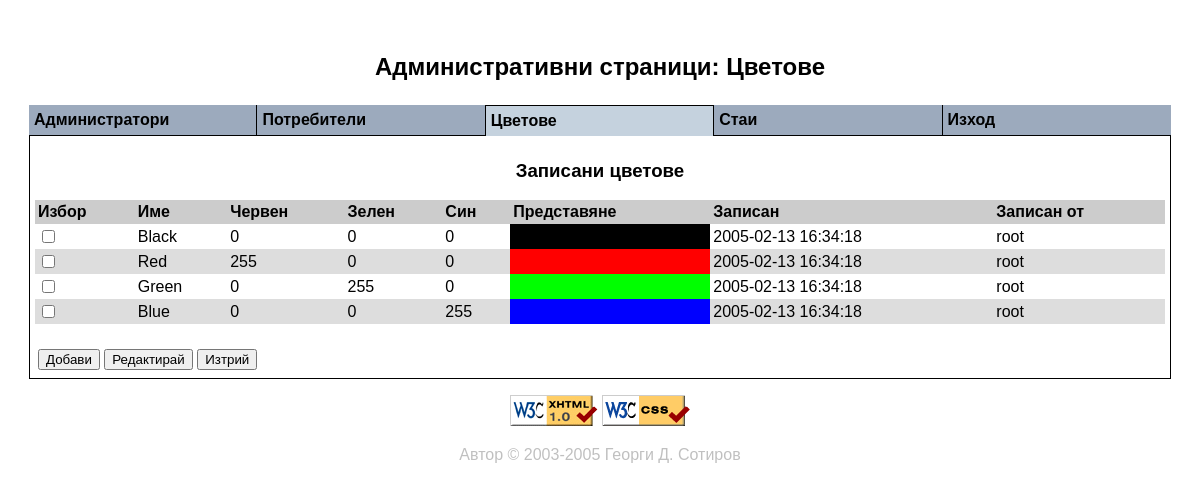
The page /adm_clrs.php (signed in) on the database its author committed.
### tables this page shows
CREATE TABLE colors (
    ColorID     INT /*!UNSIGNED */ UNIQUE NOT NULL /*! AUTO_INCREMENT */,
    ClrName     VARCHAR(16)        UNIQUE NOT NULL,
    Red         SMALLINT /*!UNSIGNED*/    NOT NULL,
    Green       SMALLINT /*!UNSIGNED*/    NOT NULL,
    Blue        SMALLINT /*!UNSIGNED*/    NOT NULL,
    ModDate     DATE                      NOT NULL DEFAULT '0000-00-00',
    ModTime     TIME                      NOT NULL DEFAULT '00:00:00',
    AdminID     INT /*!UNSIGNED*/         NOT NULL DEFAULT 1,
    PRIMARY KEY (ColorID),
    INDEX (AdminID)
);

### color.inc.php (called while the page is built)
<?php
  function PrependZero($strlen, $str) {
    while ( strlen($str) < $strlen ) $str = "0".$str;
    return $str;
  }
  function MakeTriplet($Red, $Green, $Blue) {
    $res  = "#".PrependZero(2, dechex($Red));
    $res .= PrependZero(2, dechex($Green));
    $res .= PrependZero(2, dechex($Blue));
    return $res;
  }
?>

### adm_clrs.php (the view, shortened to what this page needs)
<?php
  include("admin.inc.php");
  include("color.inc.php");
?>
<!DOCTYPE html PUBLIC "-//W3C//DTD XHTML 1.0 Transitional//EN"
 "http://www.w3.org/TR/xhtml1/DTD/xhtml1-transitional.dtd">
<html xmlns="http://www.w3.org/1999/xhtml" xml:lang="bg" lang="bg">
<head>
<link href="chat.css" rel="stylesheet" type="text/css" />
</head>
<body class="Admin" onload="javascript: focusFirst(); return true">
<p align="center" class="midhdr">Административни страници: Цветове</p>
<table align="center" class="tbThinBorder" cellspacing="0" width="100%">
<?php PrintTabs('colors'); ?>
<tr><td colspan="6" class="tdData">
<p align="center" class="smlhdr">Записани цветове</p>
<form action="adm_clrsmod.php" method="post">
<table align="center" cellspacing="0" class="tbInfo" width="100%">
<tr>
<th>Избор</th>
<th>Име</th>
<th>Червен</th>
<th>Зелен</th>
<th>Син</th>
<th>Представяне</th>
<th>Записан</th>
<th>Записан от</th>
</tr>
<?php
  if ( $lnk = @mysql_pconnect(DB_SERVER, DB_RO_USER, DB_RO_PWD) ) {
    if ( @mysql_select_db(DB_NAME, $lnk) ) {
      $query  = "SELECT colors.ColorID,colors.ClrName,colors.Red,";
      $query .= "colors.Green,colors.Blue,colors.ModDate,colors.ModTime,";
      $query .= "administrators.Username AS ModByName";
      $query .= " FROM colors,administrators";
      $query .= " WHERE colors.AdminID=administrators.AdminID";
      $res = @mysql_query($query, $lnk);
      if ( @mysql_num_rows($res) > 0 ) {
        $RowNum = 1;
        while ( $ColorDetails = @mysql_fetch_array($res, MYSQL_ASSOC) ) {
          if ( $RowNum++ % 2 )
            print("<tr class=\"trOdd\">\n");
          else print("<tr>\n");
          print("<td><input name=\"ColorIds[]\" type=\"checkbox\" value=\"");
          print($ColorDetails['ColorID']."\" /></td>\n");
          print("<td>".$ColorDetails['ClrName']."</td>\n");
          print("<td>".$ColorDetails['Red']."</td>\n");
          print("<td>".$ColorDetails['Green']."</td>\n");
          print("<td>".$ColorDetails['Blue']."</td>\n");
          print("<td style=\"background-color: ".MakeTriplet($ColorDetails['Red'],$ColorDetails['Green'],$ColorDetails['Blue']).";\">&nbsp;</td>\n");
          print("<td>".$ColorDetails['ModDate']." ".$ColorDetails['ModTime']."</td>\n");
          print("<td>".$ColorDetails['ModByName']."</td>\n");
          print("</tr>\n");
        }
      }
    }
    else {
      PrintError(202);
      exit;
    }
  }
  else {
    PrintError(201);
    exit;
  }
?>
</table>
<table width="100%">
<tr><td>&nbsp;</td></tr>
<tr><td><input name="SubmitAdd" type="submit" value="Добави" />
<input name="SubmitEdit" type="submit" value="Редактирай" />
<input name="SubmitDel" type="submit" value="Изтрий" />
</td></tr></table></form></td></tr></table>
<p align="center"><a href="http://validator.w3.org/check/referer">
<img border="0" src="valid-xhtml.png" alt="Valid XHTML 1.0!"
height="31" width="88" /></a>
<a class="right" href="http://jigsaw.w3.org/css-validator/check/referer">
<img alt="Valid CSS!" border="0" height="31" src="valid-css.png" width="88" />
</a></p>
<p align="center" class="copyright">Автор &copy; 2003-2005
<a class="aCopyright" href="mailto: <?php echo CHAT_CONTACT ?>">
<?php echo CHAT_AUTHOR ?></a></p>
</body>
</html>

### admin.inc.php (shortened to what this page needs)
<?php
  $Tabs = array(
            0 => array('name' => 'admins',
                       'title'=> 'Администратори',
                       'link' => 'adm_adms.php'),
            1 => array('name' => 'users',
                       'title'=> 'Потребители',
                       'link' => 'adm_usrs.php'),
            2 => array('name' => 'colors',
                       'title'=> 'Цветове',
                       'link' => 'adm_clrs.php'),
            3 => array('name' => 'rooms',
                       'title'=> 'Стаи',
                       'link' => 'adm_rooms.php'),
            4 => array('name' => 'exit',
                       'title'=> 'Изход',
                       'link' => 'adm_exit.php')
  );
  function PrintTabs($Active) {
    global $Tabs;
    print("<tr>\n");
    reset($Tabs);
    while ( list($Index, $Value) = each($Tabs) ) {
      print("<td height=\"20px\" width=\"".(100/sizeof($Tabs))."%\" ");
      if ( $Value['name'] == $Active ) {
        if ( $Index == 0 )
          print("class=\"tdTabActiveFirst\">");
        else print("class=\"tdTabActive\">");
        print($Value['title']."</td>\n");
      }
      else {
        if ( $Index == count($Tabs)- 1 )
          print("class=\"tdTabInactiveLast\">\n");
        else print("class=\"tdTabInactive\">\n");
        print("<a class=\"aTabInactive\" href=\"".$Value['link']."\">");
        print($Value['title']."</a></td>\n");
      }
    }
    print("</tr>");
  }
?>

### chat.css (style rules this page uses)
a, a:link, a:visited, a:hover, a.aTabInactive, a.aTabInactive:link, a.aTabInactive:visited, a.aTabInactive:hover, a.aCopyright:link, a.aCopyright:visited { background-color: transparent; font: 12pt Arial, Helvetica, sans-serif; text-decoration: none; }
a:link, a:visited { color: #0000FF; }
a.aTabInactive, a.aTabInactive:link, a.aTabInactive:visited, a.aTabInactive:hover { font-weight: bold; }
a.aTabInactive:link, a.aTabInactive:visited { color: #000000; }
a.aCopyright:link, a.aCopyright:visited { color: #C0C0C0; }
body { background-color: #FFFFFF; color: #000000; margin: 0px 0px 0px 0px; padding: 5px 5px 5px 5px; }
body.Admin { margin: 2% 2% 2% 2%; }
table { border-style: none; empty-cells: show; font: normal normal normal 12pt Arial, Helvetica, sans-serif; }
table.tbThinBorder td.tdTabActive, table.tbThinBorder td.tdTabActiveFirst, table.tbThinBorder td.tdTabInactive, table.tbThinBorder td.tdTabInactiveLast, table.tbThinBorder td.tdData { border-color: #000000; border-style: solid; color: #000000; padding: 5px 5px 5px 5px; }
table.tbThinBorder td.tdTabActive, table.tbThinBorder td.tdTabActiveFirst, table.tbThinBorder td.tdTabInactive, table.tbThinBorder td.tdTabInactiveLast { font-weight: bold; }
table.tbThinBorder td.tdTabActive, table.tbThinBorder td.tdTabActiveFirst { background: #C5D2DE; }
table.tbThinBorder td.tdTabActive { border-width: 1px 1px 0px 0px; }
table.tbThinBorder td.tdTabInactive, table.tbThinBorder td.tdTabInactiveLast { background: #9CAABD; }
table.tbThinBorder td.tdTabInactive { border-width: 0px 1px 1px 0px; }
table.tbThinBorder td.tdTabInactiveLast { border-width: 0px 0px 1px 0px; }
table.tbThinBorder td.tdData { border-width: 0px 1px 1px 1px; background: transparent; }
table.tbInfo th, table.tbOnline th { background: #CCCCCC; font-weight: bold; text-align: left; padding: 3px 3px 3px 3px; }
table.tbInfo tr { background: #DDDDDD; }
table.tbInfo tr.trOdd { background: #FFFFFF; }
table.tbInfo td, table.tbOnline td { padding: 3px 3px 3px 3px; }
.midhdr { font: normal normal bold 18pt Arial, Helvetica, sans-serif; }
.smlhdr { font: normal normal bold 14pt Arial, Helvetica, sans-serif; }
.copyright, .error, .required, .text { font: normal normal normal 12pt Arial, Helvetica, sans-serif; }
.copyright { color: #C0C0C0; }

### rows shown on the page
colors: ClrName "Black", Red "0", Green "0", Blue "0", ModDate "2005-02-13", ModTime "16:34:18", AdminID.Username "root"
colors: ClrName "Red", Red "255", Green "0", Blue "0", ModDate "2005-02-13", ModTime "16:34:18", AdminID.Username "root"
colors: ClrName "Green", Red "0", Green "255", Blue "0", ModDate "2005-02-13", ModTime "16:34:18", AdminID.Username "root"
colors: ClrName "Blue", Red "0", Green "0", Blue "255", ModDate "2005-02-13", ModTime "16:34:18", AdminID.Username "root"

### other values the page prints
$Value['title'] "Администратори"
$Value['title'] "Потребители"
$Value['title'] "Цветове"
$Value['title'] "Стаи"
$Value['title'] "Изход"
CHAT_AUTHOR "Георги Д. Сотиров"
